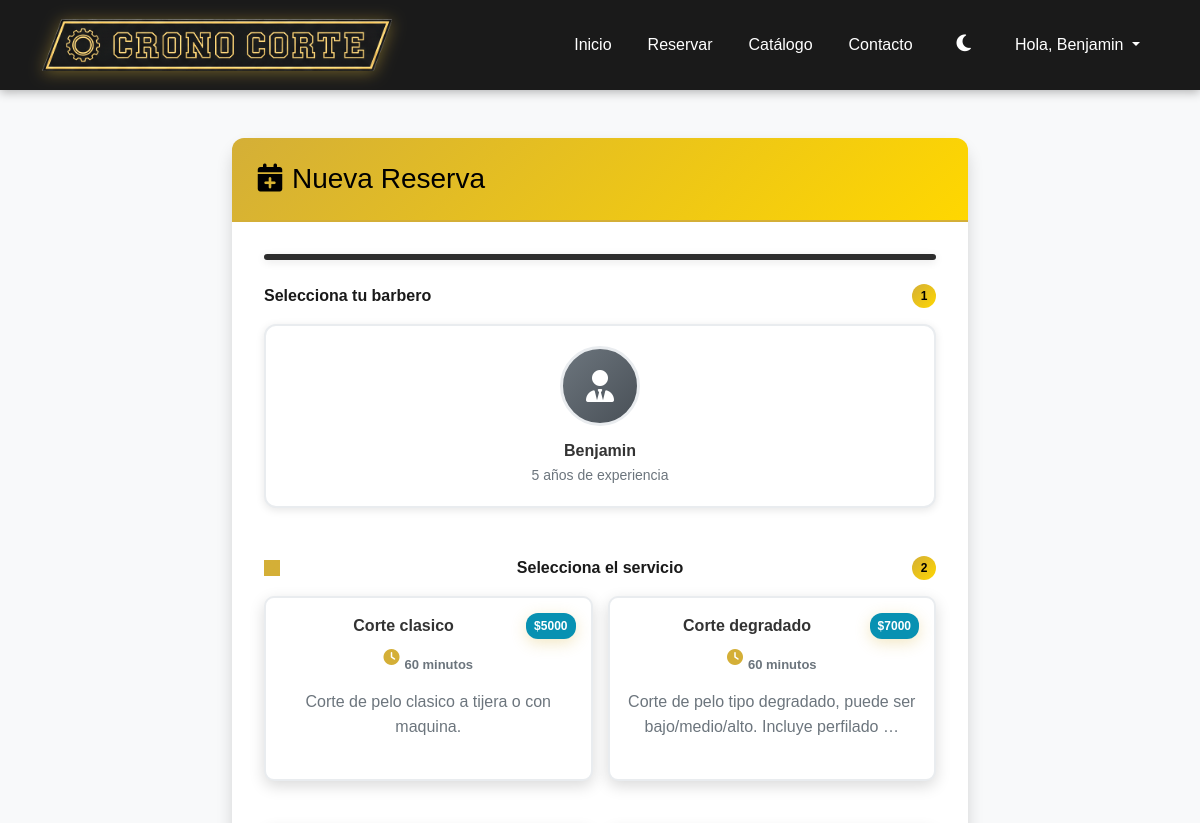
Page /reservar/ (signed in, upper part) on the earlier database version.
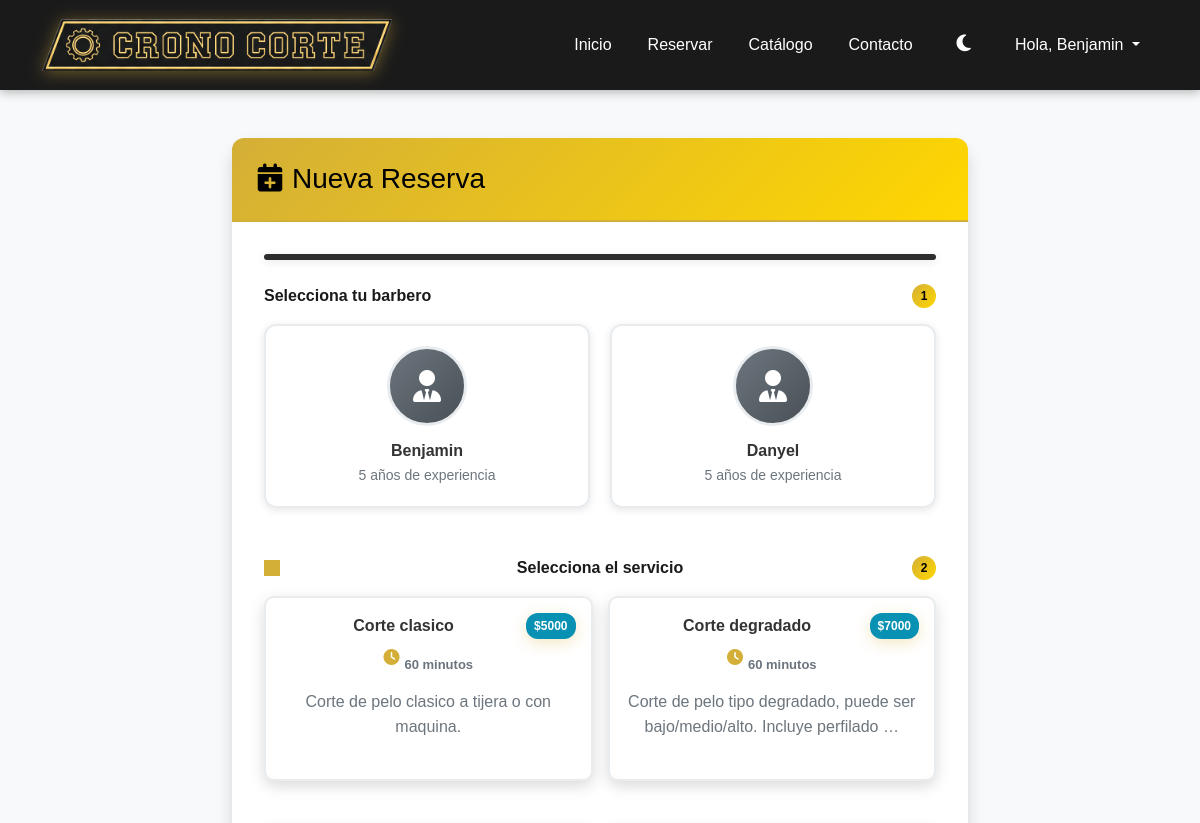
Same page on the later database version.
### agendabarber/models.py (models this page shows, shortened)
class Barbero(models.Model):
    usuario = models.OneToOneField(User, on_delete=models.CASCADE, null=True, blank=True,
                                   help_text="Usuario asociado a este barbero")
    nombre = models.CharField(max_length=100)
    experiencia = models.PositiveIntegerField(help_text="Años de experiencia")
    foto = models.ImageField(upload_to='barberos/', null=True, blank=True)
    def __str__(self):
        return self.nombre

class Servicio(models.Model):
    nombre = models.CharField(max_length=100)
    descripcion = models.TextField(blank=True)
    precio = models.PositiveIntegerField()
    duracion_minutos = models.PositiveIntegerField(
        default=60,
        help_text="Duración del servicio en minutos"
    )
    imagen = models.ImageField(upload_to='servicios/', null=True, blank=True)
    def __str__(self):
        return self.nombre

### agendabarber/views.py (the view)
# urls.py: path('reservar/', views.crearReserva, name='crear_reserva'),
@login_required
def crearReserva(request):
    servicio_id = request.GET.get('servicio_id')
    initial_data = {}
    if servicio_id:
        try:
            servicio = Servicio.objects.get(id=servicio_id)
            initial_data['servicio'] = servicio
        except Servicio.DoesNotExist:
            pass
    if request.method == 'POST':
        form = ReservaForm(request.POST)
        if form.is_valid():
            from .services.temporary_reservation_service import TemporaryReservationService
            from .services.mercadopago_service import MercadoPagoService, MercadoPagoServiceError
            try:
                logger.info(f"Form is valid. Cleaned data keys: {list(form.cleaned_data.keys())}")
                logger.info(f"Has inicio_calculado: {'inicio_calculado' in form.cleaned_data}")
                logger.info(f"Has fin_calculado: {'fin_calculado' in form.cleaned_data}")
                logger.info(f"User: {request.user.email}, Session: {request.session.session_key}")
                if not request.session.session_key:
                    request.session.create()
                session_key = request.session.session_key
                cliente_email = request.user.email or f"{request.user.username}@noemail.local"
                availability_check = TemporaryReservationService.validate_availability_before_payment(
                    barbero=form.cleaned_data['barbero'],
                    inicio=form.cleaned_data['inicio_calculado'],
                    fin=form.cleaned_data['fin_calculado']
                )
                if not availability_check['available']:
                    messages.error(request, availability_check['message'])
                    logger.warning(f"Availability check failed for user {request.user.id}: {availability_check['message']}")
                    return render(request, 'crearReserva.html', {'form': form})
                cliente_nombre = f"{request.user.first_name} {request.user.last_name}".strip() or request.user.username or "Usuario"
                logger.info(f"Creating temp reservation for: {cliente_email}, name: {cliente_nombre}")
                temp_reservation = TemporaryReservationService.create_temporary_reservation(
                    form_data=form.cleaned_data,
                    session_key=session_key,
                    cliente_email=cliente_email,
                    cliente_nombre=cliente_nombre
                )
                mp_service = MercadoPagoService()
                preference_data = mp_service.create_preference(temp_reservation)
                request.session['temp_reservation_id'] = str(temp_reservation.id)
                request.session['mp_preference_id'] = preference_data['preference_id']
                return redirect(preference_data['init_point'])
            except MercadoPagoServiceError as e:
                error_message = getattr(e, 'user_message', str(e))
                from django.conf import settings
                if settings.DEBUG and getattr(e, 'error_code') == 'invalid_credentials':
                    messages.warning(request, 'âš ï¸ Modo Desarrollo: MercadoPago no estÃ¡ configurado.')
                    messages.info(request, 'Para configurar MercadoPago, agrega tus credenciales en el archivo .env')
                    messages.info(request, 'Por ahora, la reserva se crearÃ¡ sin pago para pruebas.')
                    try:
                        reserva = Reserva.objects.create(
                            cliente=request.user,
                            barbero=form.cleaned_data['barbero'],
                            servicio=form.cleaned_data['servicio'],
                            inicio=form.cleaned_data['inicio_calculado'],
                            fin=form.cleaned_data['fin_calculado'],
                            estado='Confirmada',  # Auto-confirm in development
                            notas='Reserva creada en modo desarrollo sin pago'
                        )
                        messages.success(request, f'âœ… Reserva creada exitosamente (modo desarrollo)')
                        return redirect('confirmacion_reserva')
                    except Exception as dev_error:
                        messages.error(request, f'Error al crear reserva de desarrollo: {str(dev_error)}')
                else:
                    messages.error(request, error_message)
                    logger.error(f"MercadoPago error for user {request.user.id}: {str(e)} (code: {getattr(e, 'error_code', 'unknown')})")
                    if getattr(e, 'error_code') == 'expired_reservation':
                        messages.info(request, 'Puedes intentar crear una nueva reserva.')
                    elif getattr(e, 'error_code') == 'invalid_credentials':
                        messages.error(request, 'Hay un problema con la configuraciÃ³n del sistema. Por favor contacta al soporte.')
            except ValueError as e:
                messages.error(request, str(e))
                logger.warning(f"Validation error in crearReserva for user {request.user.id}: {str(e)}")
            except Exception as e:
                messages.error(request, 'Error inesperado al crear la reserva. Por favor intÃ©ntalo de nuevo.')
                logger.error(f"Unexpected error in crearReserva for user {request.user.id}: {str(e)}", exc_info=True)
        else:
            logger.warning(f"Form is not valid. Errors: {form.errors}")
            logger.warning(f"Form data: {request.POST}")
            messages.error(request, 'Por favor corrige los errores en el formulario.')
    else:
        form = ReservaForm(initial=initial_data)
    return render(request, 'crearReserva.html', {'form': form})

### agendabarber/context_processors.py (called while the page is built)
def user_type_context(request):
    context = {
        'es_barbero': False,
        'es_cliente': False,
    }
    if request.user.is_authenticated:
        try:
            Barbero.objects.get(usuario=request.user)
            context['es_barbero'] = True
            context['es_cliente'] = False
        except Barbero.DoesNotExist:
            context['es_barbero'] = False
            context['es_cliente'] = True
    return context

### agendabarber/templates/crearReserva.html (shortened to what the changed rows need)
{% extends "base.html" %}
{% load static %}
{% block content %}
<div class="container my-5">
    <div class="row justify-content-center">
        <div class="col-md-8">
            <div class="card shadow">
                <div class="card-body">
                    <form method="post" id="reservaForm">
                        <div class="booking-step" id="step-1">
                            <div class="row">
                                <div class="col-12 mb-4">
                                    <div class="form-group-enhanced">
                                        <div class="barber-cards-container" id="barber-cards" role="radiogroup" aria-label="Seleccionar barbero">
                                            {% for barbero in form.barbero.field.queryset %}
                                            <div class="barber-card"
                                                 data-barbero-id="{{ barbero.id }}"
                                                 onclick="selectBarber({{ barbero.id }})"
                                                 onkeydown="handleCardKeydown(event, {{ barbero.id }}, 'barber')"
                                                 tabindex="0"
                                                 role="radio"
                                                 aria-checked="false"
                                                 aria-label="Barbero {{ barbero.nombre }}, {{ barbero.experiencia }} años de experiencia">
                                                <div class="barber-card-image">
                                                    {% if barbero.foto %}
                                                        <img src="{{ barbero.foto.url }}" alt="{{ barbero.nombre }}" class="barber-photo">
                                                    {% else %}
                                                        <div class="barber-photo-placeholder">
                                                            <i class="fas fa-user-tie"></i>
                                                        </div>
                                                    {% endif %}
                                                </div>
                                                <div class="barber-card-info">
                                                    <h6 class="barber-name">{{ barbero.nombre }}</h6>
                                                    <p class="barber-experience">{{ barbero.experiencia }} años de experiencia</p>
                                                </div>
                                            </div>
                                            {% endfor %}
                                        </div>
                                    </div>
                                </div>
                                <div class="col-12 mb-4">
                                    <div class="form-group-enhanced">
                                        <div class="service-cards-container" id="service-cards" role="radiogroup" aria-label="Seleccionar servicio">
                                            {% for servicio in form.servicio.field.queryset %}
                                            <div class="service-card"
                                                 data-service-id="{{ servicio.id }}"
                                                 onclick="selectService({{ servicio.id }})"
                                                 onkeydown="handleCardKeydown(event, {{ servicio.id }}, 'service')"
                                                 tabindex="0"
                                                 role="radio"
                                                 aria-checked="false"
                                                 aria-label="Servicio {{ servicio.nombre }}, ${{ servicio.precio|floatformat:0 }}, {{ servicio.duracion_minutos }} minutos">
                                                <div class="service-card-header">
                                                    <h6 class="service-name">{{ servicio.nombre }}</h6>
                                                    <span class="service-price">${{ servicio.precio|floatformat:0 }}</span>
                                                </div>
                                                <div class="service-duration">
                                                    <i class="fas fa-clock"></i>
                                                    <span>{{ servicio.duracion_minutos }} minutos</span>
                                                </div>
                                                {% if servicio.descripcion %}
                                                <p class="service-description">{{ servicio.descripcion|truncatewords:10 }}</p>
                                                {% endif %}
                                            </div>
                                            {% endfor %}
                                        </div>
                                    </div>
                                </div>
                            </div>
                        </div>
                    </form>
                </div>
            </div>
        </div>
    </div>
</div>
{% endblock %}

Differences in the rows shown:
added Barbero: nombre "Danyel", experiencia "5"
